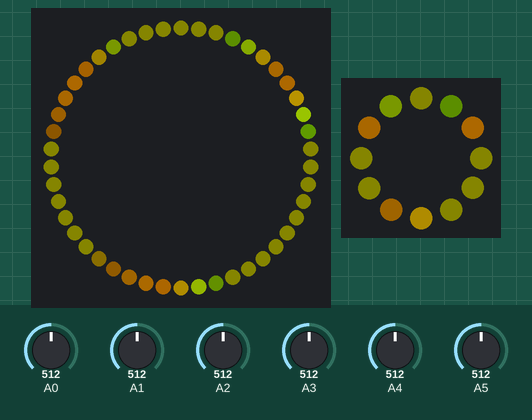
This program was run on a simulated Arduino Uno, built with avr-gcc and run on an emulated ATmega328P. Shown: 46 RGB LEDs in a ring, first at the top, clockwise, 12 RGB LEDs in a ring, first at the top, clockwise. Inputs (shaded band) come from the test bench; at power-on: A2 = 512, A4 = 512, A3 = 512, A5 = 512, A1 = 512, A0 = 512. Dim RGB values are drawn brighter than linear; random numbers use the default seed unless the program sets one.

Above: at 1.7 s.
1.8 s: A2 set to 992
At 3.0 s:
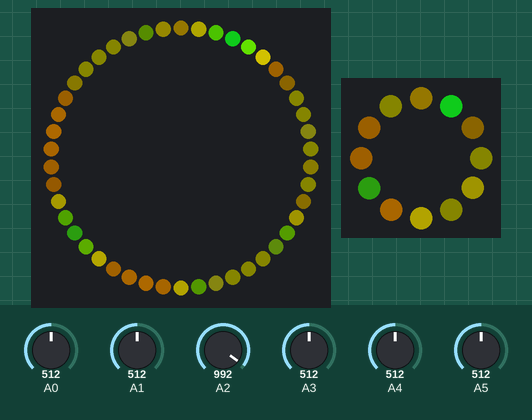
4.3 s: A4 set to 992
At 4.57 s:
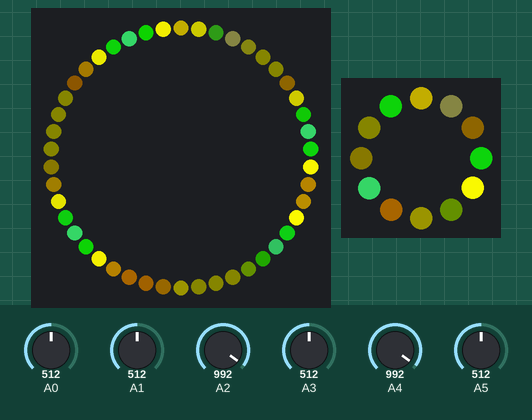
6.8 s: A3 set to 992
At 7.46 s:
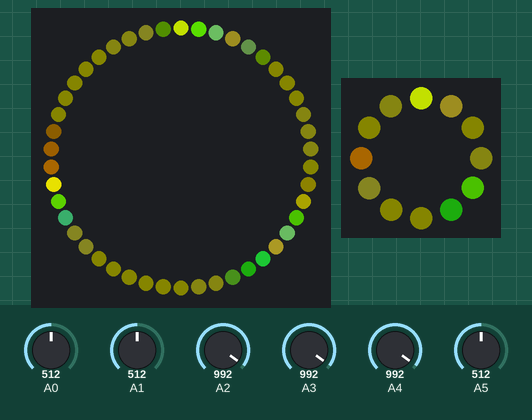
9.4 s: A5 set to 30
At 11.84 s:
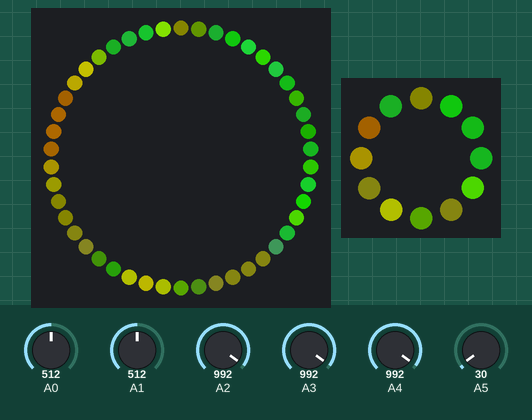
11.9 s: A1 set to 716
At 12.47 s:
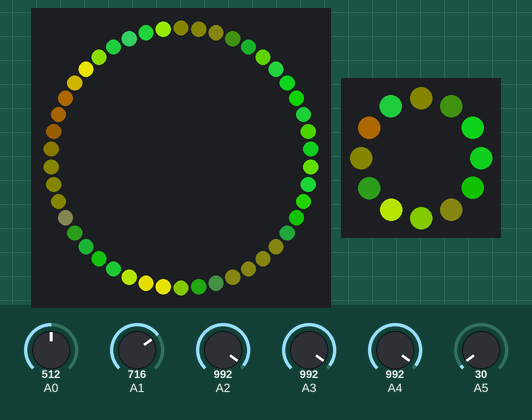
14.9 s: A5 set to 992
At 15.53 s:
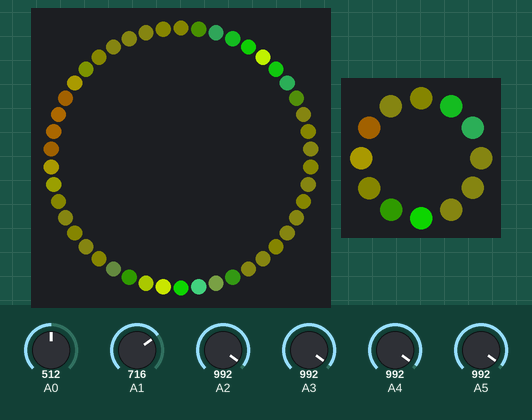
Timing chart, 0 to 17.9 s (numbered marks = the images above; inputs shaded):
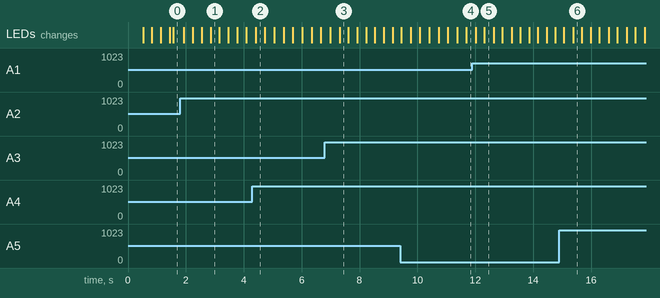

The program:

main.cpp
```cpp
#include <FastLED.h>
#include <plasma.h>

#define BRIGHTNESS  255
#define FRAMES_PER_SECOND 200

// Tweak these values for sensor response
#define SENSOR_SCALING 0.6
#define SENSOR_THRESHOLD 30
#define SENSOR_GROWTH_INTENSITY 0.125

// Global palette
CRGBPalette16 gPalette;
#define PALETTE_COLOR1 CRGB(50, 30, 0)
#define PALETTE_COLOR2 CRGB::Yellow
#define PALETTE_COLOR3 CRGB::Green
#define PALETTE_COLOR4 CRGB::SeaGreen

// The LED addresses closest to the six sensors
int sensorLocations[6] = {
    10, // verified
    43, // verified
    3,  // verified
    30, // verified
    17, // verified
    21  // verified
};

// LED strip pin and data format configuration
#define OUTER_RING_LED_PIN      10
#define OUTER_RING_COLOR_ORDER  BRG
#define OUTER_RING_CHIPSET      WS2811
#define OUTER_RING_NUM_LEDS     46
#define INNER_RING_LED_PIN      9
#define INNER_RING_COLOR_ORDER  GRB
#define INNER_RING_CHIPSET      WS2812
#define INNER_RING_NUM_LEDS     12

// Color arrays for the outer ring of 12V and the inner Neopixel ring
CRGB leds[OUTER_RING_NUM_LEDS];
CRGB innerLeds[INNER_RING_NUM_LEDS];

// Cellular automata array for the outer ring, plus previous frame for averaging
static int cells[OUTER_RING_NUM_LEDS];
static int lastFrameCells[OUTER_RING_NUM_LEDS];

// Frame counter for plasma animation
long frameCount = 0;

// Reduce noise from the IR sensors
static float integrateSensor(int index)
{
    static float lastValue[6];
    static uint32_t lastTime[6];
    uint32_t now = micros();

    float value = analogRead(index) * SENSOR_SCALING;
    float dt = (now - lastTime[index]) * 1e-6;
    lastValue[index] += (value - lastValue[index]) * dt;

    lastTime[index] = now;
    return lastValue[index];
}

void setup() {
  delay(500); // sanity delay
  FastLED.addLeds<OUTER_RING_CHIPSET, OUTER_RING_LED_PIN, OUTER_RING_COLOR_ORDER>(leds, OUTER_RING_NUM_LEDS).setCorrection( TypicalLEDStrip );
  FastLED.addLeds<INNER_RING_CHIPSET, INNER_RING_LED_PIN, INNER_RING_COLOR_ORDER>(innerLeds, INNER_RING_NUM_LEDS).setCorrection(TypicalLEDStrip);
  FastLED.setBrightness(BRIGHTNESS);

  gPalette = CRGBPalette16(PALETTE_COLOR1, PALETTE_COLOR2, PALETTE_COLOR3, PALETTE_COLOR4);
}

void loop()
{
    random16_add_entropy(random(561));
    int threshhold = 170;
    int boost_low = 80;
    int boost_high = 290;
    int reduce_low = 80;
    int reduce_high = 300;

    // simple continuous CA based loosely on Rule 30
    for(int c = 0; c < OUTER_RING_NUM_LEDS; c++) {

        int neighbors = 0;

        if (c > 0 && cells[c-1] > threshhold) {
            neighbors++;
        }
        if (c < OUTER_RING_NUM_LEDS - 1 && cells[c+1] > threshhold) {
            neighbors++;
        }
        if (cells[c] > threshhold && random(0, 10) == 1) {
            neighbors++;
        }

        if (neighbors == 1) {
            cells[c] += random(boost_low, boost_high)/100;
        } else {
            cells[c] -= random(reduce_low, reduce_high)/100;
        }

        if (cells[c] < 1) {
          cells[c] = 1;
        } else if (cells[c] > 255) {
          cells[c] = 255;
        }
    }

    // Use the sensor readings to increase neighboring cell scores
    for(int i = 0; i < 6; i++) {
        float sensor = integrateSensor(i);
        int origin = sensorLocations[i];

        if (sensor > SENSOR_THRESHOLD) {
          cells[origin] += (sensor - SENSOR_THRESHOLD) * SENSOR_GROWTH_INTENSITY;
        }
    }

// address debugging
#if 0
    for (int i = 0; i < OUTER_RING_NUM_LEDS; i++)
    {
        leds[i] = CRGB(i % 10 == 0 ? 255 : 0, 0, i % 2 ? 255 : 0);
    }
#endif

    // Convert cell scores to color
    for(int i = 0; i < OUTER_RING_NUM_LEDS; i++) {

        // Smooth over neighboring pixels
        int val = (cells[i] + cells[(i + 1) % OUTER_RING_NUM_LEDS] + cells[(i - 1) % OUTER_RING_NUM_LEDS]) / 3;

        // Clamp to 255
        if (val > 255) { val = 255; }

        // Average with last frame
        val = (lastFrameCells[i] + val) / 2;
        lastFrameCells[i] = val;

        // Convert value to RGB color from the palette
        CRGB color = ColorFromPalette(gPalette, val);

        // Dim pixel slightly with plasma animation to keep it interesting
        byte p = plasma(frameCount, i, 1);
        color.r = scale8_video(color.r, dim8_video(p));
        color.g = scale8_video(color.g, dim8_video(p));
        color.b = scale8_video(color.b, dim8_video(p));

        // Stay out of the dimmest, noisy range on cheap-PWM LEDs
        if (color.r < 8)
            color.r = 8;
        if (color.g < 8)
            color.g = 8;

        // uncomment to display cell value directly for debugging
        //color = CRGB(val, 0, 0);

        leds[i] = color;
    }

    // Downsample the outer ring into the inner ring
    for (int i=0; i < INNER_RING_NUM_LEDS; i++) {
        innerLeds[i] = leds[int(i * OUTER_RING_NUM_LEDS / (INNER_RING_NUM_LEDS * 1.0))];
    }

    FastLED.show();
    FastLED.delay(1000 / FRAMES_PER_SECOND);
    frameCount++;
}
```

plasma.h
```cpp
#ifndef PLASMA_H
#define PLASMA_H
#include <stdint.h>

uint8_t plasma(unsigned long frameCount, uint8_t x, uint8_t y);
int plasma_rgb(unsigned long frameCount, uint8_t x, uint8_t y);

#endif
```

Source omitted: plasma.cpp (data table, 3453 bytes)
